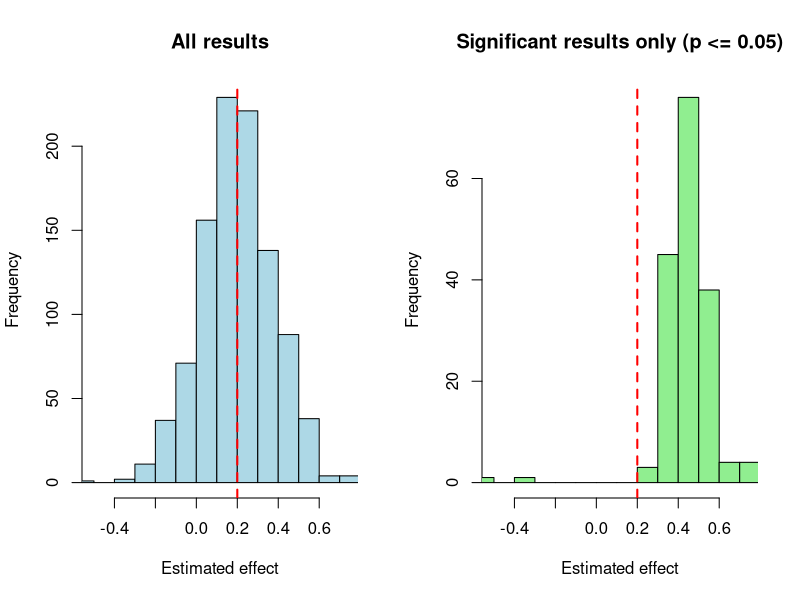

Recreate this plot in R.
## ---- chunk 1
# add up the numbers from 1 to 10
sum(1:10)
## ---- chunk 2
msg <- "hello world"
print(msg)
print(msg)
print(msg)
print(msg)
print(msg)
## ---- chunk 3
n <- 10
for(i in 1:n){
# which operations
}
## ---- chunk 4
for(i in 1:5){
print(paste("hello world", i, sep = "_"))
}
## ---- chunk 5
for(i in 1:10){
  print(i)
}
## ---- chunk 6
vec <- 1:5

for(i in 1:length(vec)){

  print(vec[i])

  }
## ---- chunk 7
vec <- 1:5

for(i in vec){

  print(i)

}
## ---- chunk 8
x <- 5

while (x < 15) {
  print(x)
  x <- x + 1
}
## ---- chunk 9
repeat{
  die_roll <- sample(1:6, 1)
  print(die_roll)
  if(die_roll == 6) break
}
## ---- chunk 10
i <- 1
repeat {
  print(i)
  i <- i+1
  if(i > 3)break
  }
## ---- chunk 11
i <- 1
while (i < 4) {
  print(i)
  i <- i+1
  }
## ---- chunk 12
total <- 0 # initialize the total to 0
x <- 1:10 # vector x

for(i in 1:length(x)){ # for the whole length of x = 1:10
  total <- total + x[i]
}
## ---- chunk 13
my_sum <- function(x){

  total <- 0 # initialize the total to 0

  for(i in seq_along(x)){  # equivalent to 1:length(x)

    total <- total + x[i]

    }

  return(total)

}

x <- rnorm(100, mean = 0, sd = 1)

my_sum(x)

sum(x)
## ---- chunk 14
mydf <- read.csv(file = "data/mydf_2.csv") # load the dataset

str(mydf)
## ---- chunk 15
set.seed(111) # for reproducibility

niter <- 1000
res_all <- rep(NA, niter)    # all estimated effects
p_val <- rep(NA, niter)      # all p-values

# Observed data
age_z <- mydf$age_z
eff_age <- .2 # age effect
n_obs <- length(age_z)

for(i in 1:niter) {
  y <- 0 + eff_age * age_z + rnorm(n_obs, 0, 1) # always add some noise

  # linear model
  mod <- lm(y ~ 1 + age_z)

  # extract the effect estimate
  res_all[i] <- coef(mod)[2]

  # p-value of age_z
  p_val[i] <- summary(mod)$coefficients[2, 4]
}

## ---- chunk 16
# Keep only significant results
res_sig <- res_all[p_val <= 0.05]

# Descriptive statistics
cat("Proportion significant = Power:", mean(p_val <= 0.05), "\n")
cat("Mean of all effects:", mean(res_all), "\n")
cat("Mean of significant effects:", mean(res_sig), "\n")
## ---- chunk 17
# Side-by-side plots with par(mfrow)
par(mfrow = c(1, 2))

# Histogram of ALL results
hist(res_all,
     main = "All results",
     xlab = "Estimated effect",
     col = "lightblue",
     xlim = range(res_all))
abline(v = eff_age, col = "red", lwd = 2, lty = 2)  # true effect

# Histogram of SIGNIFICANT results only
hist(res_sig,
     main = "Significant results only (p <= 0.05)",
     xlab = "Estimated effect",
     col = "lightgreen",
     xlim = range(res_all))
abline(v = eff_age, col = "red", lwd = 2, lty = 2)  # true effect
## ---- chunk 18
for(i in 1:3){ # level 1

  for(j in 1:3){ # level 2

      print(paste(i, j))

  }

}
## ---- chunk 19
# Define the study parameters
groups <- c("Control", "Treatment") # Group names
n_subj <- 10                          # Number of subjects per group
tot_subj <- n_subj * length(groups)

# Create a data.frame to store the data
res <- data.frame(

  # Group factor
  Group = factor(x = rep(groups, each = n_subj)),

  # Subject factor
  Subject = factor(x = 1:tot_subj),

  # Reaction time: numeric vector with rt = 0
  RT = numeric(tot_subj)
)
## ---- chunk 20
head(res, 5) # look at the first observations of res
tail(res, 5) # look at the last observations of res
## ---- chunk 21
# Nested loop to simulate data collection
set.seed(42)  # For reproducibility of the simulated data

k <- 1 # reaction time iterator

# how many levels does Group have?
for (i in 1:length(levels(res$Group))) {

  # start with the first group, which is the control group
  group <- levels(res$Group)[i]

  for (j in 1:n_subj) { # n_subj for each group

    # is it the control group?
    RT <- ifelse(group == "Control",
               yes = rlnorm(1, mean = log(.500), sd = .050),
               no = rlnorm(1, mean = log(.450), sd = .050))

    res$RT[k] <- RT
    k <- k + 1
  }
}
## ---- chunk 22
str(res)
head(res, 3)
tail(res, 3)
mean(res$RT[res$Group == "Control"])
mean(res$RT[res$Group == "Treatment"])
